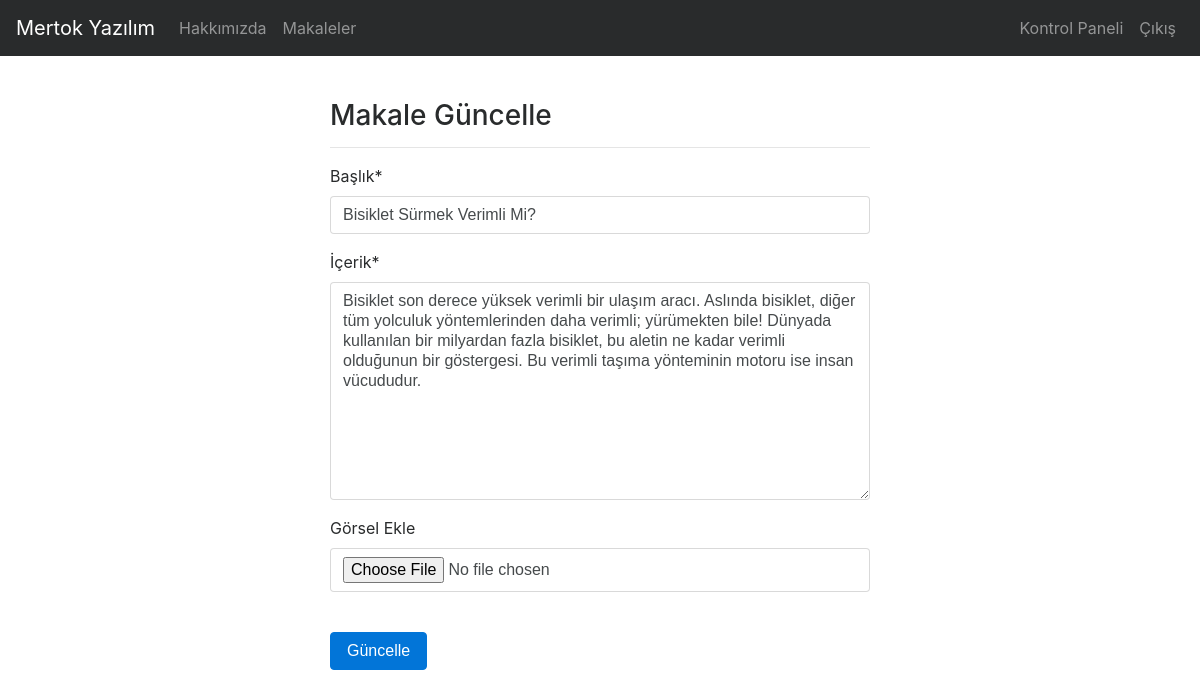
The page /articles/update/7 (signed in) on the database its author committed.
### article/models.py (models this page shows, shortened)
class Article(models.Model):
    author = models.ForeignKey("auth.user", on_delete=models.CASCADE, verbose_name="Yazar")
    title = models.CharField(max_length=50,verbose_name="Başlık")
    content = RichTextField(verbose_name="İçerik")
    created_time = models.DateTimeField(auto_now_add=True,verbose_name="Oluşturulma Tarihi")
    article_image = models.FileField(blank=True, null=True, verbose_name="Görsel Ekle")
    class Meta:
        ordering = ['-created_time']

### article/views.py (the view)
# urls.py: path('update/<int:id>',views.updatearticle, name="updatearticle"),
@login_required(login_url="article:hata")
def updatearticle(request,id):
    article = get_object_or_404(Article, id=id)
    form = ArticleForm(request.POST or None, request.FILES or None, instance=article)
    if article.author == request.user:
        if form.is_valid():
            form.save(commit=False)
            article.author = request.user
            article.save()
            messages.success(request, "Makale başarılı bir şekilde güncellendi.")
            return redirect("article:dashboard")
        return render(request, "updatearticle.html", {"form":form})
    else:
        messages.error(request, "Yetkisiz İşlem")
        return redirect("article:dashboard")

### article/forms.py
class ArticleForm(ModelForm):
    class Meta:
        model = Article
        fields = ["title","content","article_image"]

### templates/updatearticle.html (shortened to what this page needs)
{% extends "layout.html" %}
{% load crispy_forms_tags %}
{% block body %}
<div class="row">
    <div class="col-md-6 offset-md-3">
        <h3>Makale Güncelle</h3>
        <hr>
        <form method="post" enctype="multipart/form-data">
            {{form|crispy}} <br>
            <button type="submit" class="btn btn-primary">Güncelle</button>
        </form>
    </div>
</div>
{% endblock %}

### rows shown on the page
Article: title "Bisiklet Sürmek Verimli Mi?", content "Bisiklet son derece yüksek verimli bir ulaşım aracı. Aslında bisiklet, diğer tüm yolculuk yöntemlerinden daha verimli; yürümekten bile! Dünyada kullanılan bir milyardan fazla bisiklet, bu aletin ne kadar verimli olduğunun bir göstergesi. Bu verimli taşıma yönteminin motoru ise insan vücududur."
